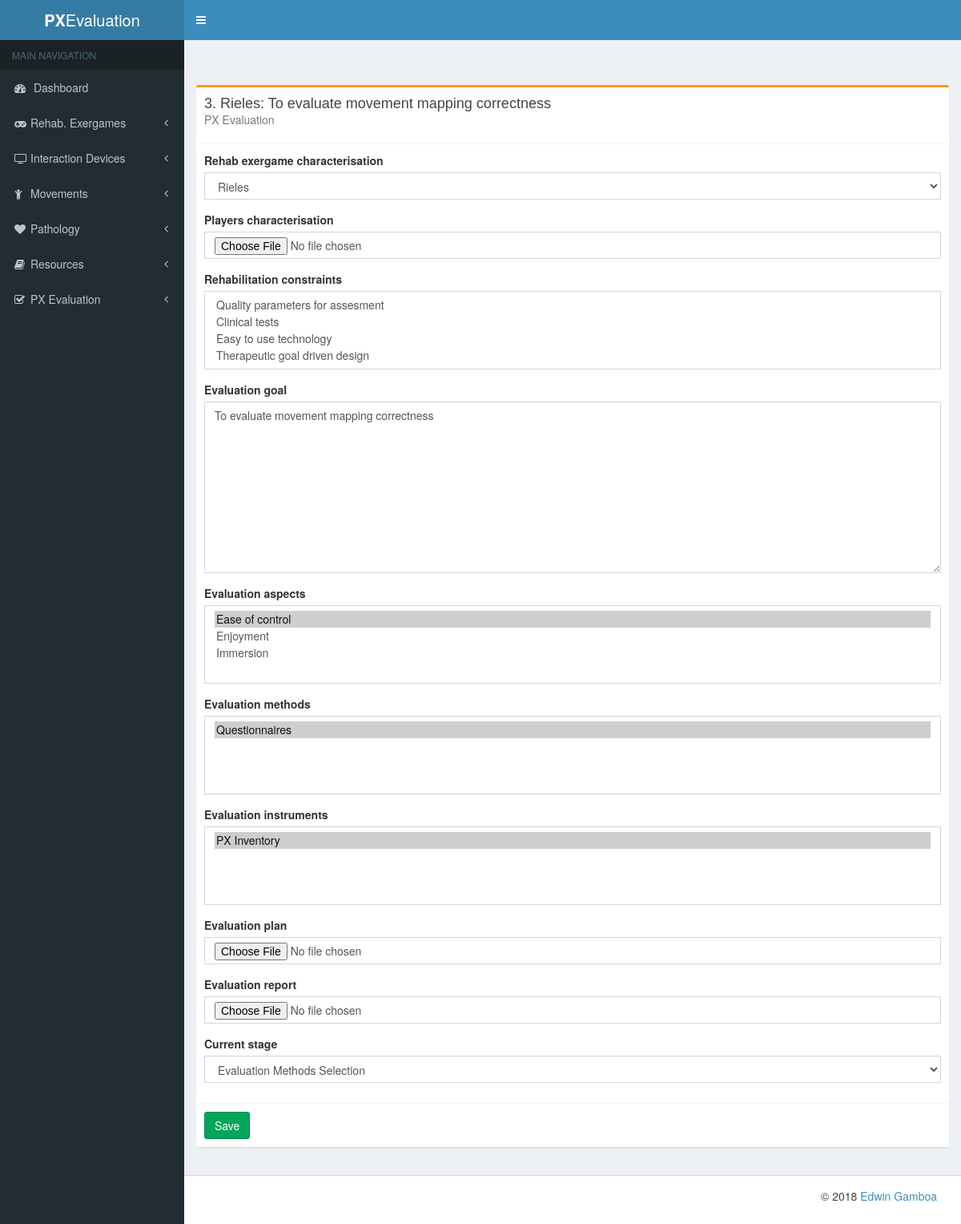
The page /px_evaluation/px_evaluations/update/3 on the database as committed earlier.
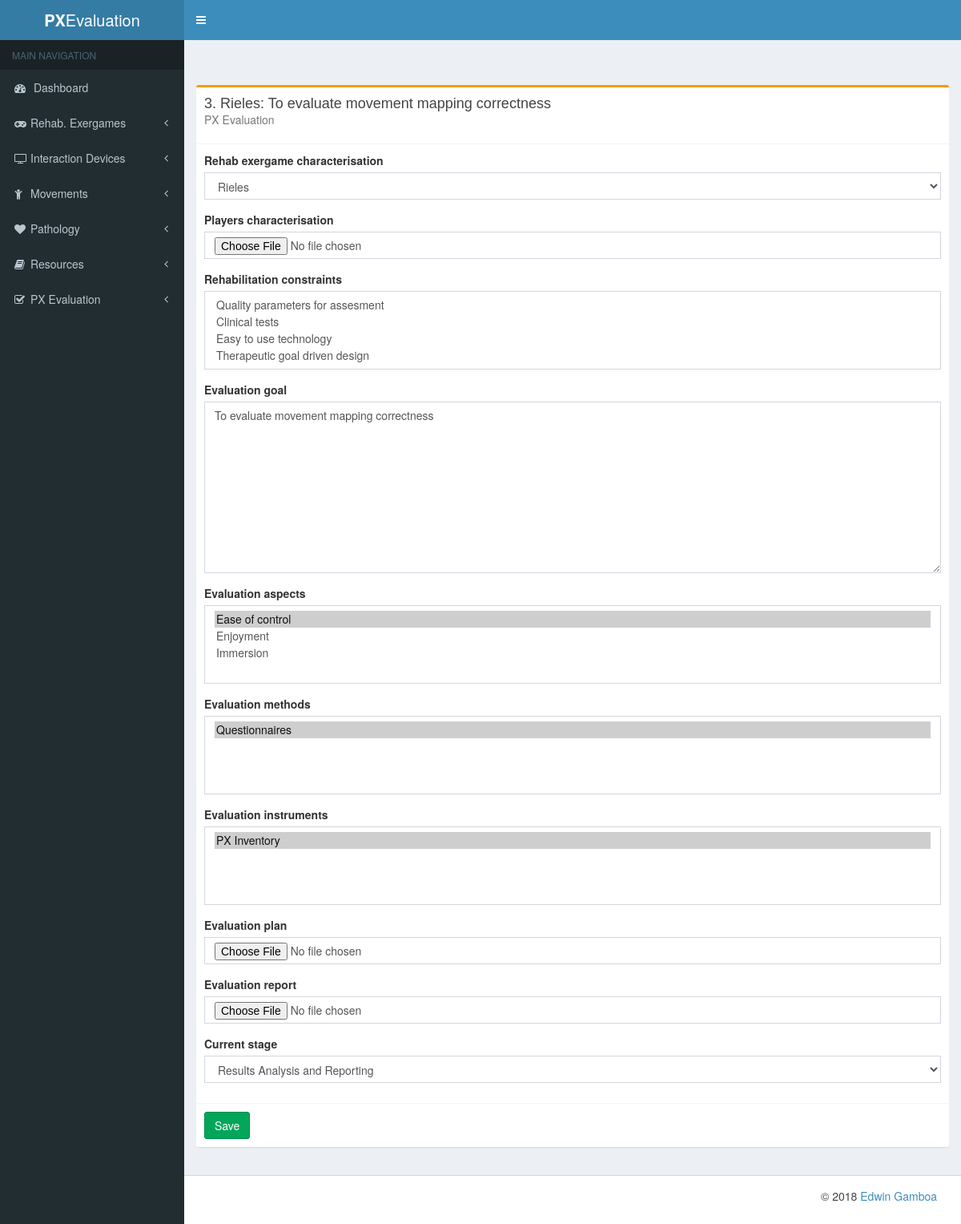
The same page on the database as committed later.
### px_evaluation/models.py (models this page shows)
class PXEvaluation(models.Model):
    date = models.DateTimeField(auto_now_add=True)
    rehab_exergame_characterisation = models.ForeignKey(RehabilitationExergame, blank=True)
    players_characterisation = models.FileField(blank=True, upload_to=get_evaluation_file_path)
    rehabilitation_constraints = models.ManyToManyField(Constraint, blank=True)
    evaluation_goal = models.TextField()
    evaluation_aspects = models.ManyToManyField(Aspect, blank=True)
    evaluation_methods = models.ManyToManyField(Method, blank=True)
    evaluation_instruments = models.ManyToManyField(Instrument, blank=True)
    evaluation_plan = models.FileField(blank=True, upload_to=get_evaluation_file_path)
    evaluation_report = models.FileField(blank=True, upload_to=get_evaluation_file_path)
    current_stage = models.CharField(
        max_length=20,
        default=Constants.ENV_ANALYSIS,
        choices=Constants.EVALUATION_STAGE,
    )
    def __str__(self):
        return str(self.rehab_exergame_characterisation) + ':\n' + self.evaluation_goal

### rehab_exergames/models.py (models this page shows, shortened)
class Game(models.Model):
    name = models.CharField(max_length=140)
    description = models.TextField()
    image = models.ImageField(upload_to=get_image_path, blank=True, null=True)
    status = models.PositiveIntegerField(
        default=Constants.ACTIVE,
        choices=Constants.GAME_STATUS
    )
    input_interaction_devices = models.ManyToManyField(InteractionDevice, related_name="input_devices")
    output_interaction_devices = models.ManyToManyField(InteractionDevice, related_name="output_devices")
    def __str__(self):
        return self.name

### px_evaluation/views.py (the view, shortened to what this page needs)
# urls.py: url(r'^px_evaluations/update/(?P<pk>\d+)', PXEvaluationUpdate.as_view(), name='update'),
class PXEvaluationUpdate(UpdateView):
    model = PXEvaluation
    fields = '__all__'
    template_name = 'px_evaluation/pxevaluation_update.html'
    success_msg = "Evaluation " + Constants.SUCCESS_UPDATE_MESSAGE

### px_evaluation/models.py (called while the page is built)
    def __str__(self):
        return self.name

    def __str__(self):
        return self.name

    def __str__(self):
        return self.name

### rehab_exergames/models.py (called while the page is built)
    def __str__(self):
        return self.name

### templates/px_evaluation/pxevaluation_update.html
{% extends "form_base.html" %}
{% block card_description %}PX Evaluation{% endblock %}

### templates/form_base.html (shortened to what this page needs)
{% extends "card_base.html" %}
{% load bootstrap3 %}
{% block card_color %}{% if object %}box-warning{% else %}box-success{% endif %}{% endblock %}
{% block card_title %}
    {% if object %}
        {{ object.id }}. {{ object }}
    {% else %}
        New {% block card_title_suffix %}{% endblock %}
    {% endif %}
{% endblock %}
{% block card_content %}
<form method="post" enctype="multipart/form-data">
    {% block card_form %}
        {% bootstrap_form form %}
    {% endblock card_form %}
{% endblock card_content %}
{% block card_footer %}
    {% block card_footer_buttons %}
        <input type="submit" value="Save" class="btn btn-success"/>
    {% endblock card_footer_buttons %}
{% endblock card_footer %}

Rows that differ between the two databases and show on the page:
changed PXEvaluation "Rieles: To evaluate movement mapping correctness": current_stage "Evaluation Methods Selection" → "Results Analysis and Reporting"
